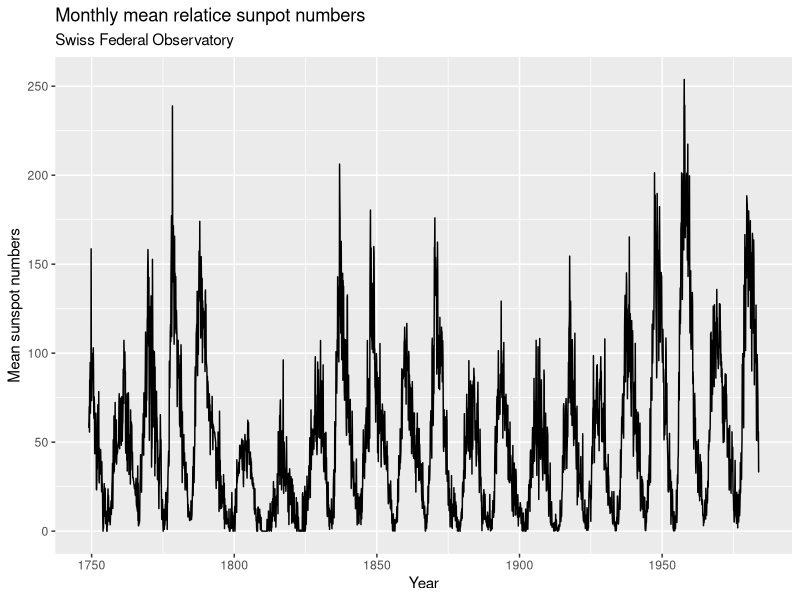
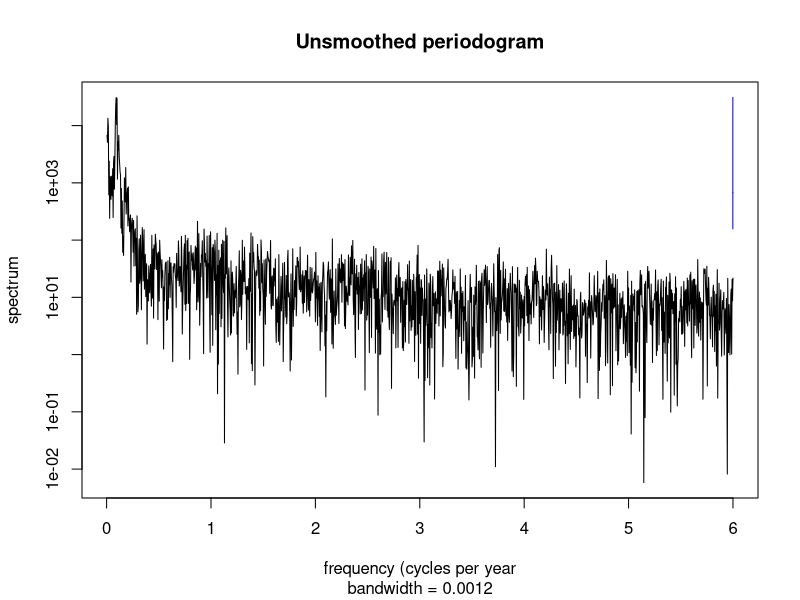
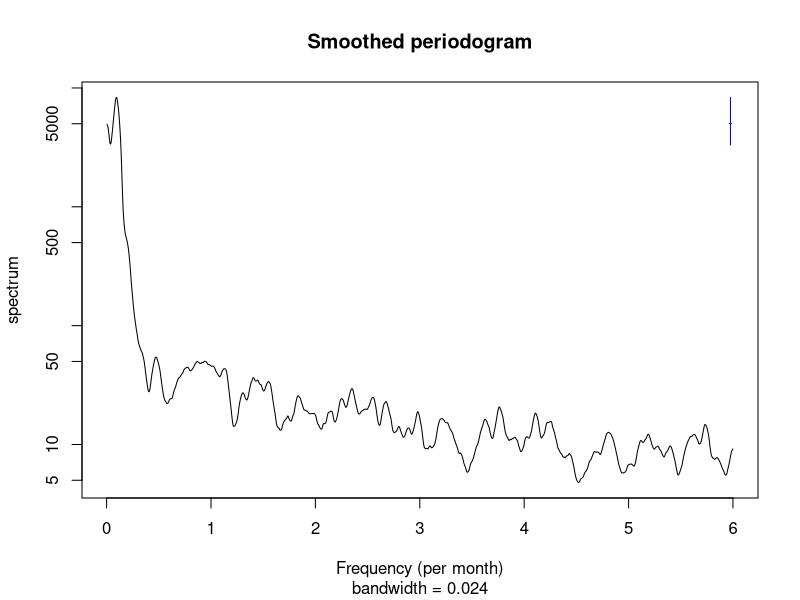
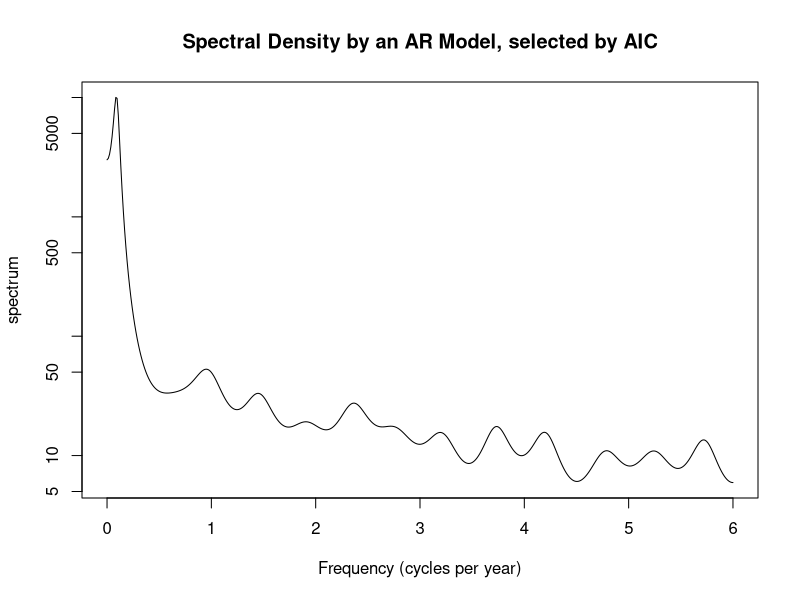

Source code (R) for these figures, in order:
## ---- chunk 1
knitr::opts_chunk$set(echo = TRUE)
## ---- chunk 2
library(dplyr)
library(ggplot2)
## ---- chunk 3
# Load data
data("sunspots")

# Create timestamps
start_date <- as.Date("1749-01-01") # Start date 
end_date <- as.Date("1983-12-01")   # End date of the dataset
timestamps <- seq(start_date, end_date, by = "month")

# Create dataframe
df <- data.frame(
  month = timestamps,
  spots = sunspots
)

# Print first few rows of the dataframe
head(df)
## ---- chunk 4
plot.1 <- ggplot(data = df, aes(x = month, y = spots)) + 
  
  geom_line()  +
  
  labs(title = "Monthly mean relatice sunpot numbers", 
       subtitle = "Swiss Federal Observatory",
       x = "Year",
       y = "Mean sunspot numbers")  

plot.1
## ---- chunk 5
unsmoothed_spectrum<-spectrum(df$spots, main = "Unsmoothed periodogram",
  xlab="frequency (cycles per year")
unsmoothed_freq <- unsmoothed_spectrum$freq[which.max(unsmoothed_spectrum$spec)]
unsmoothed_freq
1/unsmoothed_freq
## ---- chunk 6
smoothed_spectrum <- spectrum(df$spots, spans=c(15, 15), main = "Smoothed periodogram", xlab="Frequency (per month)")
freq <- smoothed_spectrum$freq[which.max(smoothed_spectrum$spec)]
freq
1/freq
## ---- chunk 7
ar_spectrum <- spectrum(df$spots, method = "ar",
                         main = "Spectral Density by an AR Model, selected by AIC",
                         xlab = "Frequency (cycles per year)")
ar_freq <- ar_spectrum$freq[which.max(ar_spectrum $spec)]
ar_freq
1/ar_freq
